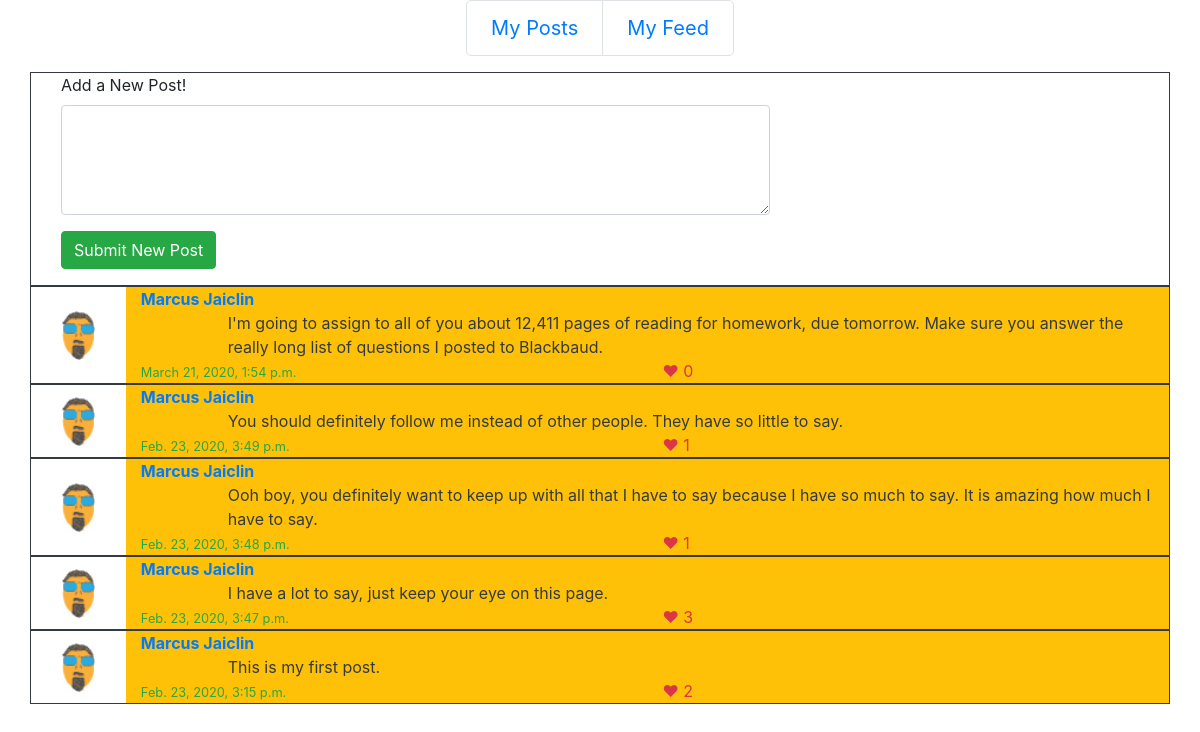
The app's page /TBSDrJ with its own data.
### posts/models.py (models this page shows, shortened)
class Post(models.Model):
    postText = models.CharField(max_length=280)
    userPosted = models.CharField(max_length=50)
    pubDate = models.DateTimeField('date published')
    likes = models.IntegerField(default=0)

### posts/views.py (the view, shortened to what this page needs)
# urls.py: path('<username>', views.usernamepage, name="usernamepage"),
def usernamepage(request, username):
    try:
        userInfo = User.objects.filter(username=username)[0]
    except:
        template = loader.get_template('posts/nosuchusername.html')
        context = {
            'username': username,
            }
        return HttpResponse(template.render(context, request))
    myPosts = Post.objects.filter(userPosted = username)
    latestPosts = myPosts.order_by('-pubDate')[:5]
    template = loader.get_template('posts/usernamepage.html')
    context = {
        'latestPosts': latestPosts,
        'username': userInfo.username,
        'firstName': userInfo.first_name,
        'lastName': userInfo.last_name,
        'user': username,
        }
    return HttpResponse(template.render(context, request))

### posts/templates/posts/usernamepage.html (shortened to what this page needs)
<!DOCTYPE html>
<html>
  <head>
      <link rel="stylesheet" href="https://maxcdn.bootstrapcdn.com/bootstrap/4.4.1/css/bootstrap.min.css" />
    {% load static %}
  </head>
  <body bgcolor="#111144">
    <div class="container">
      <nav>
        <ul class="pagination pagination-lg justify-content-center">
          <li class="page-item">
            <a class="page-link" href="">My Posts</a>
          </li>
          <li class="page-item border-dark">
            <a class="page-link" href="{% url 'followed' username %}">My Feed</a>
          </li>
        </ul>
      </nav>
      <div class="row border border-dark">
        <div class="col">
          {% if user %}
          <form action="{% url 'usernamepage' username %}" method="POST">
            <div class="form-group">
              <div class="col-8">
                <label for="newPostText">Add a New Post!</label>
                <textarea class="form-control" rows="4" name="newPostText"></textarea>
              </div>
            </div>
            <div class="form-group">
              <div class="col-12">
                <button type="submit" class="btn btn-success">Submit New Post</button>
              </div>
            </div>
          </form>
          {% else %}
            <p>Log in to post.</p>
          {% endif %}
        </div>
      </div>
      {% if latestPosts %}
        {% for post in latestPosts %}
          <div class="row border border-dark">
            <div class="d-flex col-1 align-items-center justify-content-center" align=center><img src="{% static 'posts/DrJAvatar.png' %}" height=50/></div>
            <div class="col-11 font-weight-bold bg-warning text-primary">
              {{ firstName }} {{ lastName }}
              <div class="row">
                <div class="col-1">&nbsp;</div>
                <div class="col-11 font-weight-normal text-dark">{{ post.postText }}</div>
              </div>
              <div class="row">
                <div class="col font-weight-normal text-success"><small>{{ post.pubDate }}</small></div>
                <div class="col font-weight-normal text-danger">❤ {{ post.likes }}</div>
              </div>
            </div>
          </div>
        {% endfor %}
      {% else %}
        <div class="row">
          <div class="col">Sorry, no posts available.</div>
        </div>
      {% endif %}
    </div>
  </body>
</html

### records on screen
Post: postText "I'm going to assign to all of you about 12,411 pages of reading for homework, due tomorrow. Make sure you answer the really long list of questions I posted to Blackbaud.", pubDate "March 21, 2020, 1:54 p.m.", likes "0"
Post: postText "You should definitely follow me instead of other people. They have so little to say.", pubDate "Feb. 23, 2020, 3:49 p.m.", likes "1"
Post: postText "Ooh boy, you definitely want to keep up with all that I have to say because I have so much to say. It is amazing how much I have to say.", pubDate "Feb. 23, 2020, 3:48 p.m.", likes "1"
Post: postText "I have a lot to say, just keep your eye on this page.", pubDate "Feb. 23, 2020, 3:47 p.m.", likes "3"
Post: postText "This is my first post.", pubDate "Feb. 23, 2020, 3:15 p.m.", likes "2"

### other values on screen
{{ firstName }} "Marcus"
{{ lastName }} "Jaiclin"
